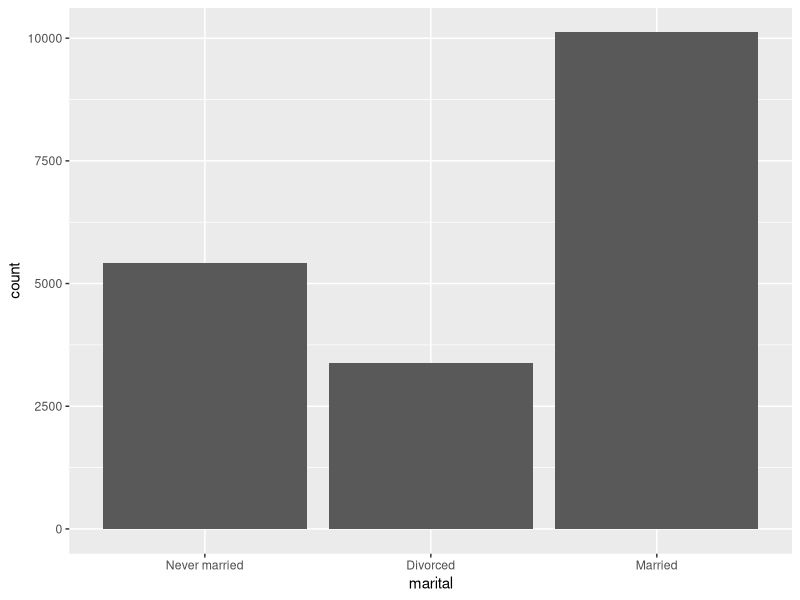
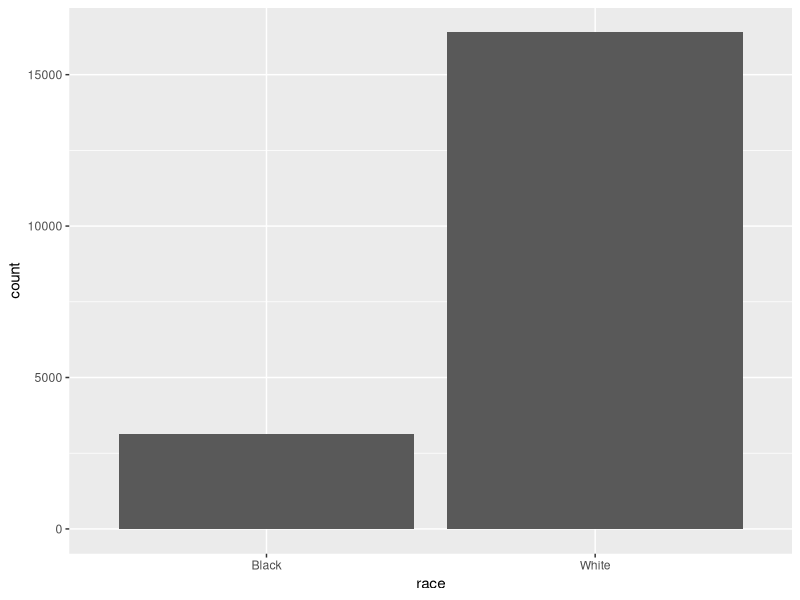
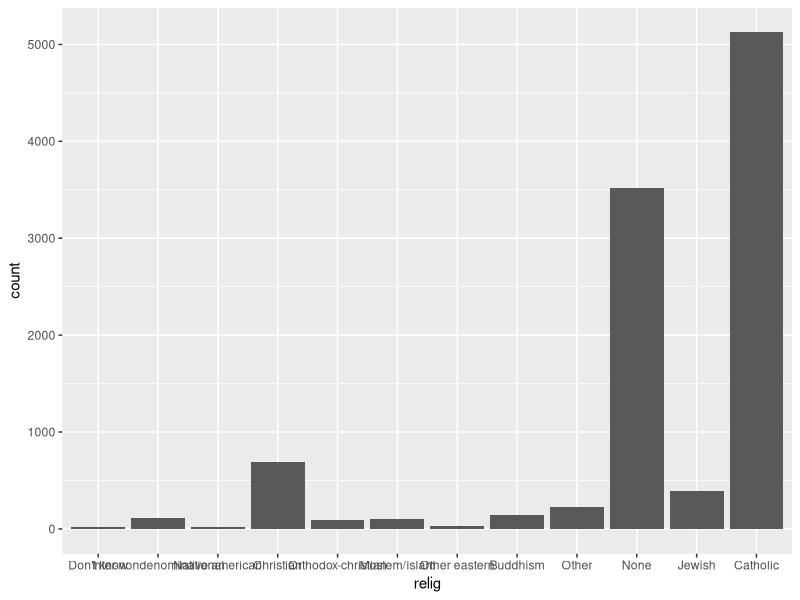
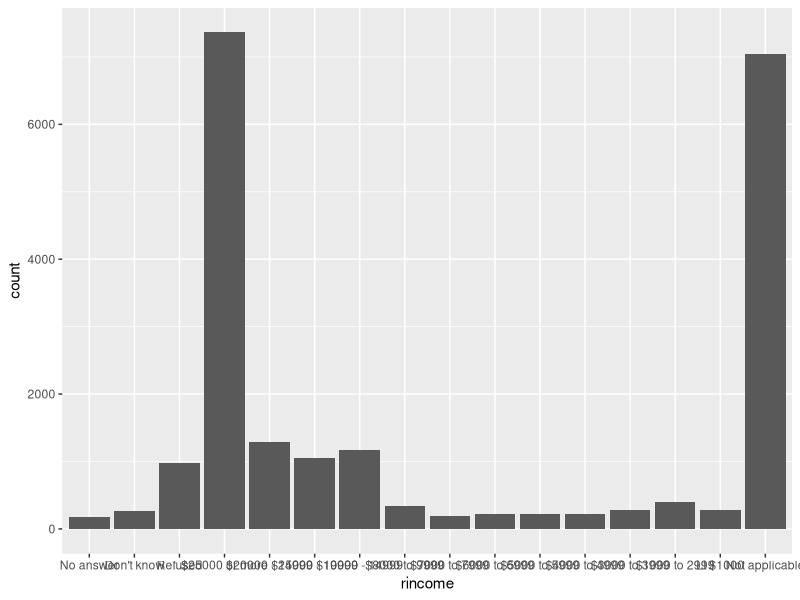
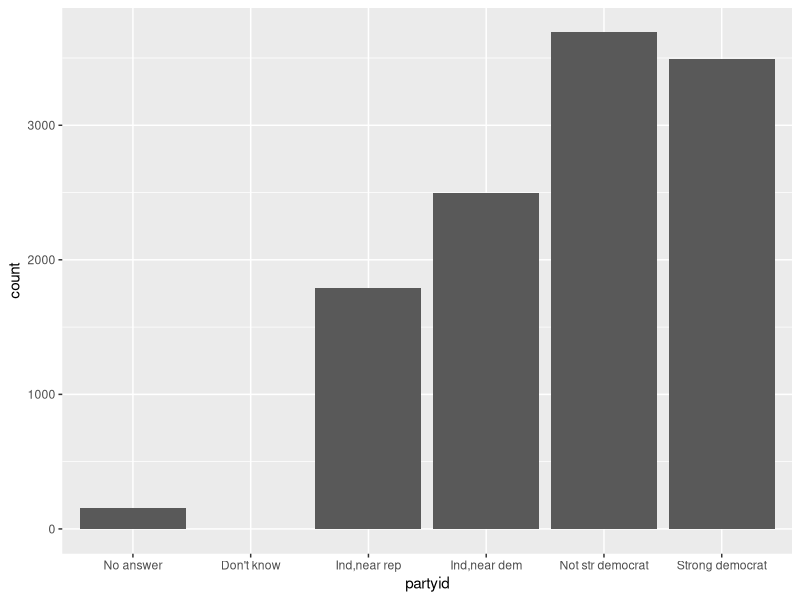
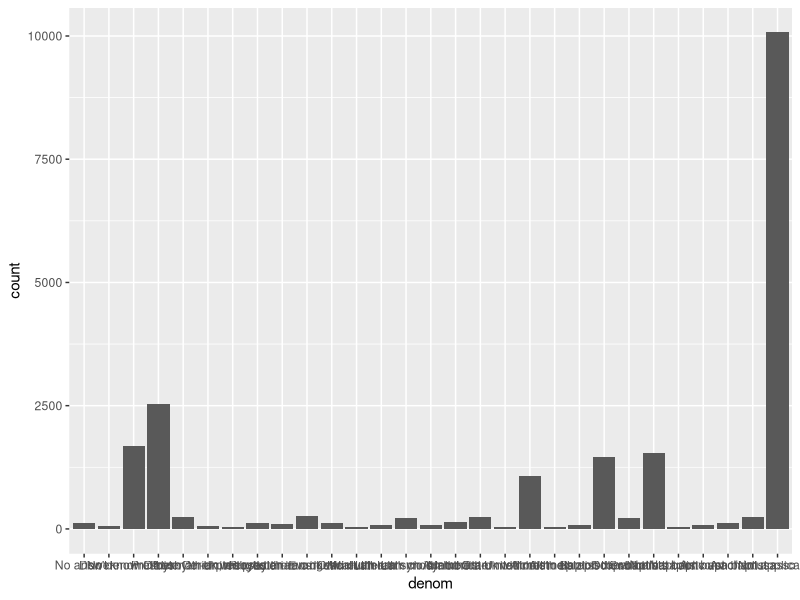
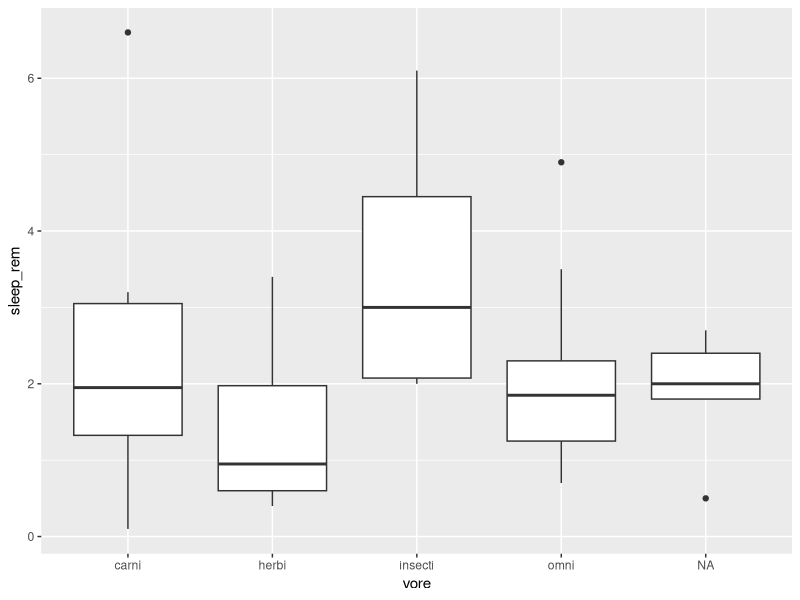
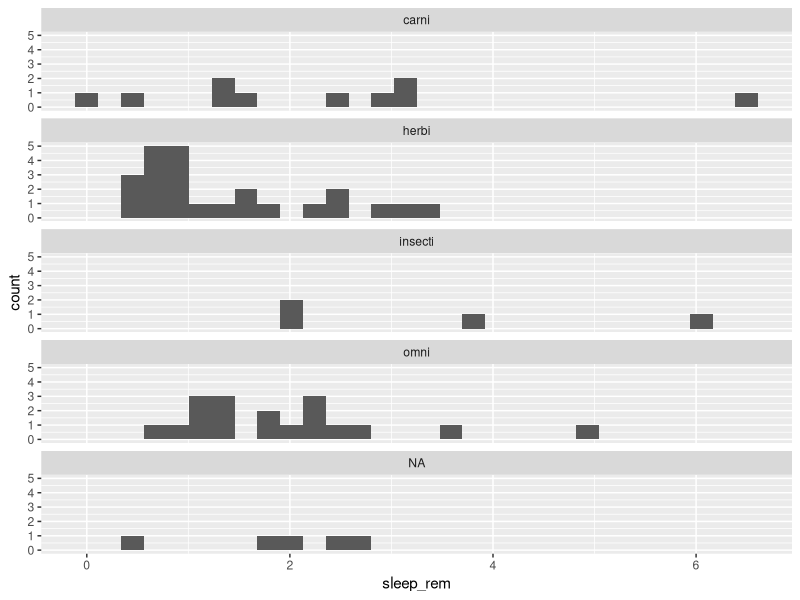

These figures' R source, in order:
#Meaning of Chi-Square test

#chi square test 
library(tidyverse)
library(forcats)
View(gss_cat)

my_data <- gss_cat %>%
  select(marital) %>%
  filter(marital %in% c("Married", "Never married", "Divorced")) %>%
  mutate(marital = fct_drop(marital))

my_table <- table(my_data)
View(my_table)

chisq.test(my_table)

my_data %>%
  table() %>%
  chisq.test()

#graphics
my_data %>%
  ggplot(aes(marital)) + geom_bar()

#This is for race data 

unique(gss_cat$race)

my_data1 <- gss_cat %>%
  select(race) %>%
  filter(race %in% c("White", "Black", "Others")) %>%
  mutate(race = fct_drop(race))

my_table1 <- table(my_data1)
View(my_table1)

chisq.test(my_table1)

my_data1 %>%
  table() %>%
  chisq.test()

my_data1 %>%
  ggplot(aes(race)) + geom_bar()

#this is for data of relig

unique(gss_cat$relig)

my_data2 <- gss_cat %>%
  select(relig) %>%
  filter(relig %in% c("Protectant", "Orthodox-christian", "None", "Christian", "Jewish", "Catholic", "Other", "Inter-nondenominational", "Hinduisum", "Native american", "No anser", "Buddhism", "Moslem/islam", "Other eastern", "Don't know")) %>%
  mutate(relig = fct_drop(relig))

my_table2 <- table(my_data2)
View(my_table2)

chisq.test(my_table2)

my_data2 %>%
  ggplot(aes(relig)) + geom_bar()

#this is for Income  data

unique(gss_cat$rincome)

my_data3 <- gss_cat %>%
  select(rincome) %>%
  filter(rincome %in% c("$8000 to 9999", "Not applicable", "$20000 - 24999", "$25000 or more", "$7000 to 7999", "$10000 - 14999", "Refused", "$15000 - 19999", "$3000 to 3999", "$5000 to 5999", "Don't know", "$1000 to 2999", "Lt $1000", "No answer", "$6000 to 6999", "$4000 to 4999")) %>%
  mutate(rincome = fct_drop(rincome))

my_table3 <- table(my_data3)
View(my_table3)

chisq.test(my_table3)

my_data3 %>%
  ggplot(aes(rincome)) + geom_bar()

#This is for partyid

unique(gss_cat$partyid)

my_data4 <- gss_cat %>%
  select(partyid) %>%
  filter(partyid %in% c("Ind,near rep", "Not str republican Independent", "Not str democrat", "Strong democrat", "Ind,near dem", "Strong republican  Other party", "No answer", "Don't know")) %>%
  mutate(partyid = fct_drop(partyid))

my_table4 <- table(my_data4)
View(my_table4)

chisq.test(my_table4)

my_data4 %>%
  ggplot(aes(partyid)) + geom_bar()

#this is for denom

unique(gss_cat$denom)

my_data5 <- gss_cat %>%
  select(denom) %>%
  filter(denom %in% c("Southern baptist", "Baptist-dk which", "No denomination", "Not applicable", "Lutheran-mo synod", "Other", "United methodist", "Episcopal ", "Other lutheran", "Afr meth ep zion", "Am bapt ch in usa", "Other methodist", "Presbyterian c in us", "Methodist-dk which", "Nat bapt conv usa", "Am lutheran", "Nat bapt conv of am", "Am baptist asso", "Evangelical luth", "Afr meth episcopal", "Lutheran-dk which", "Luth ch in america", "Presbyterian, merged", "No answer", "Wi evan luth synod", "Other baptists", "Other presbyterian", "United pres ch in us", "Presbyterian-dk wh", "Don't know")) %>%
  mutate(denom = fct_drop(denom))

my_table5 <- table(my_data5)
View(my_table5)

chisq.test(my_table5)

my_data5 %>%
  ggplot(aes(denom)) + geom_bar()

#this is data of tvhours

unique(gss_cat$tvhours)

my_data6 <- gss_cat %>%
  select(tvhours) %>%
  filter(tvhours %in% c("12", "NA", "2", "4", "1", "3", "0", "7", "5", "8", "10", "6", "15", "11", "24", "20", "13", "14", "21", "9", "16", "22", "18", "17", "23")) %>%
  mutate(tvhours = factor(tvhours),
         tvhours = fct_drop(tvhours))

my_table6 <- table(my_data6)
View(my_table6)

chisq.test(my_table6)


           
#Anova in msleepdataset 
library(tidyverse)
view(msleep)

#filtering the data as subset in vore to omnivore
omni_data <- subset(msleep, vore == "omni")

sum_sleep <- sum(omni_data$sleep_total, na.rm = TRUE)
view(sum_sleep)

unique(msleep$vore)

#boxplot in anova 
ggplot(
  data = msleep,
  mapping = aes(x= vore, y= sleep_rem)
)+
  geom_boxplot()

#histogram in anova
ggplot(
  data = msleep,
  mapping = aes(x = sleep_rem)
) +
  geom_histogram() +
  facet_wrap(~ vore, ncol = 1)




